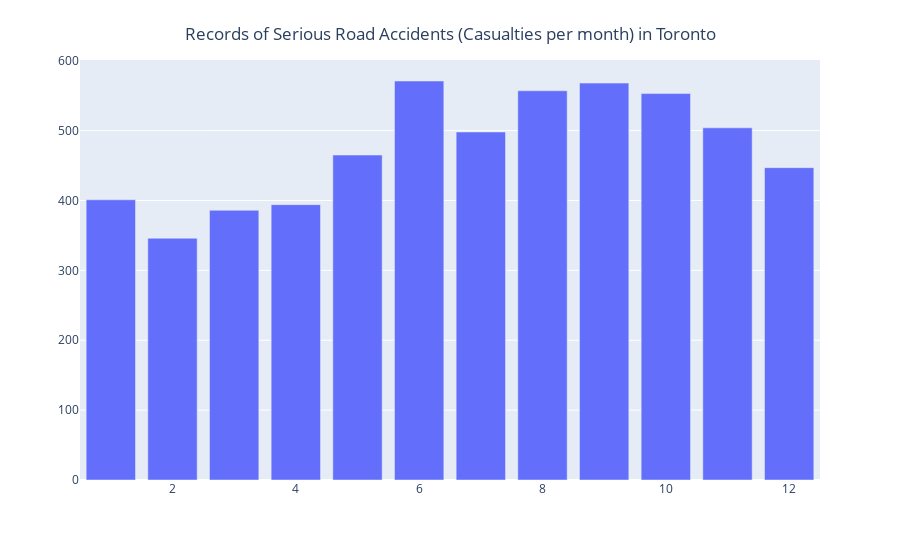

The notebook cell this image was saved under:
### Markdown cell above
**Observations**

- Etobicoke York has the highest occurence of road accident while Toronto and East York has the least occurence.

### Code cell
ACCNUM = df_clean.groupby('month')['ACCNUM'].nunique()

fig = px.bar(df_clean, x = month, y = ACCNUM, labels={'x':'','y':''})
fig.update_layout(
    title={
        'text': "Records of Serious Road Accidents (Casualties per month) in Toronto",
        'y':0.95,
        'x':0.5,
        'xanchor': 'center',
        'yanchor': 'top'})
fig.show()

### Figure 1 — Plotly figure (JSON) as saved in the notebook; plotly's stock layout.template omitted (floating-point values rounded to 4 significant figures)
{"data": [{"alignmentgroup": "True", "hovertemplate": "=%{y}<extra></extra>", "legendgroup": "", "marker": {"color": "#636efa"}, "name": "", "offsetgroup": "", "orientation": "v", "showlegend": false, "textposition": "auto", "type": "bar", "x": [1, 2, 3, 4, 5, 6, 7, 8, 9, 10, 11, 12], "xaxis": "x", "y": [401, 346, 386, 394, 465, 571, 498, 557, 568, 553, 504, 447], "yaxis": "y"}], "layout": {"barmode": "relative", "legend": {"tracegroupgap": 0}, "margin": {"t": 60}, "title": {"text": "Records of Serious Road Accidents (Casualties per month) in Toronto", "x": 0.5, "xanchor": "center", "y": 0.95, "yanchor": "top"}, "xaxis": {"anchor": "y", "domain": [0, 1], "title": {"text": ""}}, "yaxis": {"anchor": "x", "domain": [0, 1], "title": {"text": ""}}}}
